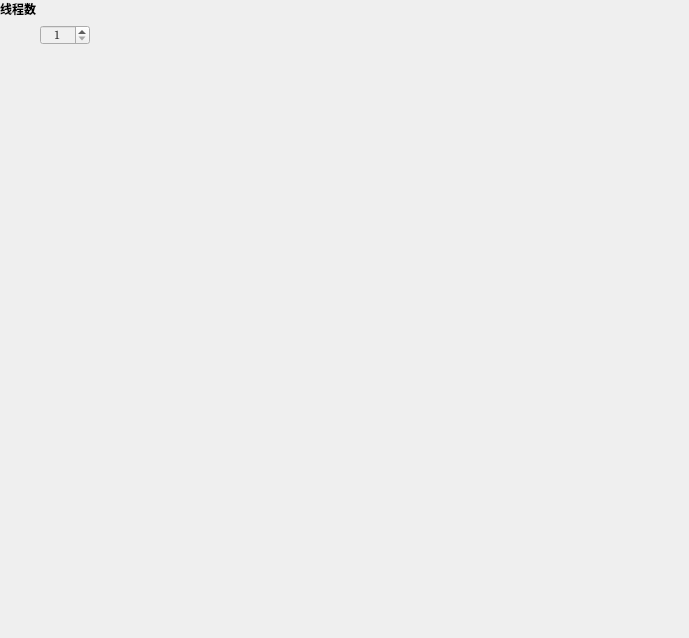
<?xml version="1.0" encoding="UTF-8"?>
<ui version="4.0">
 <class>SWWidget</class>
 <widget class="QWidget" name="SWWidget">
  <property name="geometry">
   <rect>
    <x>0</x>
    <y>0</y>
    <width>689</width>
    <height>638</height>
   </rect>
  </property>
  <property name="windowTitle">
   <string>Form</string>
  </property>
  <layout class="QVBoxLayout" name="verticalLayout">
   <property name="spacing">
    <number>0</number>
   </property>
   <property name="leftMargin">
    <number>0</number>
   </property>
   <property name="topMargin">
    <number>0</number>
   </property>
   <property name="rightMargin">
    <number>0</number>
   </property>
   <property name="bottomMargin">
    <number>0</number>
   </property>
   <item>
    <widget class="QLabel" name="label_5">
     <property name="sizePolicy">
      <sizepolicy hsizetype="Preferred" vsizetype="Fixed">
       <horstretch>0</horstretch>
       <verstretch>0</verstretch>
      </sizepolicy>
     </property>
     <property name="font">
      <font>
       <family>微软雅黑</family>
       <pointsize>9</pointsize>
       <weight>75</weight>
       <bold>true</bold>
      </font>
     </property>
     <property name="text">
      <string>线程数</string>
     </property>
     <property name="alignment">
      <set>Qt::AlignLeading|Qt::AlignLeft|Qt::AlignVCenter</set>
     </property>
    </widget>
   </item>
   <item>
    <spacer name="verticalSpacer_2">
     <property name="orientation">
      <enum>Qt::Vertical</enum>
     </property>
     <property name="sizeType">
      <enum>QSizePolicy::Fixed</enum>
     </property>
     <property name="sizeHint" stdset="0">
      <size>
       <width>20</width>
       <height>7</height>
      </size>
     </property>
    </spacer>
   </item>
   <item>
    <layout class="QHBoxLayout" name="horizontalLayout_4" stretch="1,1,0">
     <property name="spacing">
      <number>0</number>
     </property>
     <item>
      <spacer name="horizontalSpacer_4">
       <property name="orientation">
        <enum>Qt::Horizontal</enum>
       </property>
       <property name="sizeType">
        <enum>QSizePolicy::Fixed</enum>
       </property>
       <property name="sizeHint" stdset="0">
        <size>
         <width>40</width>
         <height>20</height>
        </size>
       </property>
      </spacer>
     </item>
     <item>
      <widget class="QSpinBox" name="swThreadCount">
       <property name="sizePolicy">
        <sizepolicy hsizetype="Fixed" vsizetype="Fixed">
         <horstretch>0</horstretch>
         <verstretch>0</verstretch>
        </sizepolicy>
       </property>
       <property name="minimumSize">
        <size>
         <width>50</width>
         <height>20</height>
        </size>
       </property>
       <property name="maximumSize">
        <size>
         <width>50</width>
         <height>20</height>
        </size>
       </property>
       <property name="font">
        <font>
         <family>Cambria Math</family>
         <pointsize>9</pointsize>
         <weight>50</weight>
         <bold>false</bold>
        </font>
       </property>
       <property name="styleSheet">
        <string notr="true">background-color: rgb(240, 240, 240);</string>
       </property>
       <property name="alignment">
        <set>Qt::AlignCenter</set>
       </property>
       <property name="buttonSymbols">
        <enum>QAbstractSpinBox::UpDownArrows</enum>
       </property>
       <property name="minimum">
        <number>1</number>
       </property>
       <property name="maximum">
        <number>32</number>
       </property>
      </widget>
     </item>
     <item>
      <spacer name="horizontalSpacer_3">
       <property name="orientation">
        <enum>Qt::Horizontal</enum>
       </property>
       <property name="sizeHint" stdset="0">
        <size>
         <width>40</width>
         <height>20</height>
        </size>
       </property>
      </spacer>
     </item>
    </layout>
   </item>
   <item>
    <spacer name="verticalSpacer">
     <property name="orientation">
      <enum>Qt::Vertical</enum>
     </property>
     <property name="sizeHint" stdset="0">
      <size>
       <width>20</width>
       <height>586</height>
      </size>
     </property>
    </spacer>
   </item>
  </layout>
 </widget>
 <resources/>
 <connections/>
</ui>
